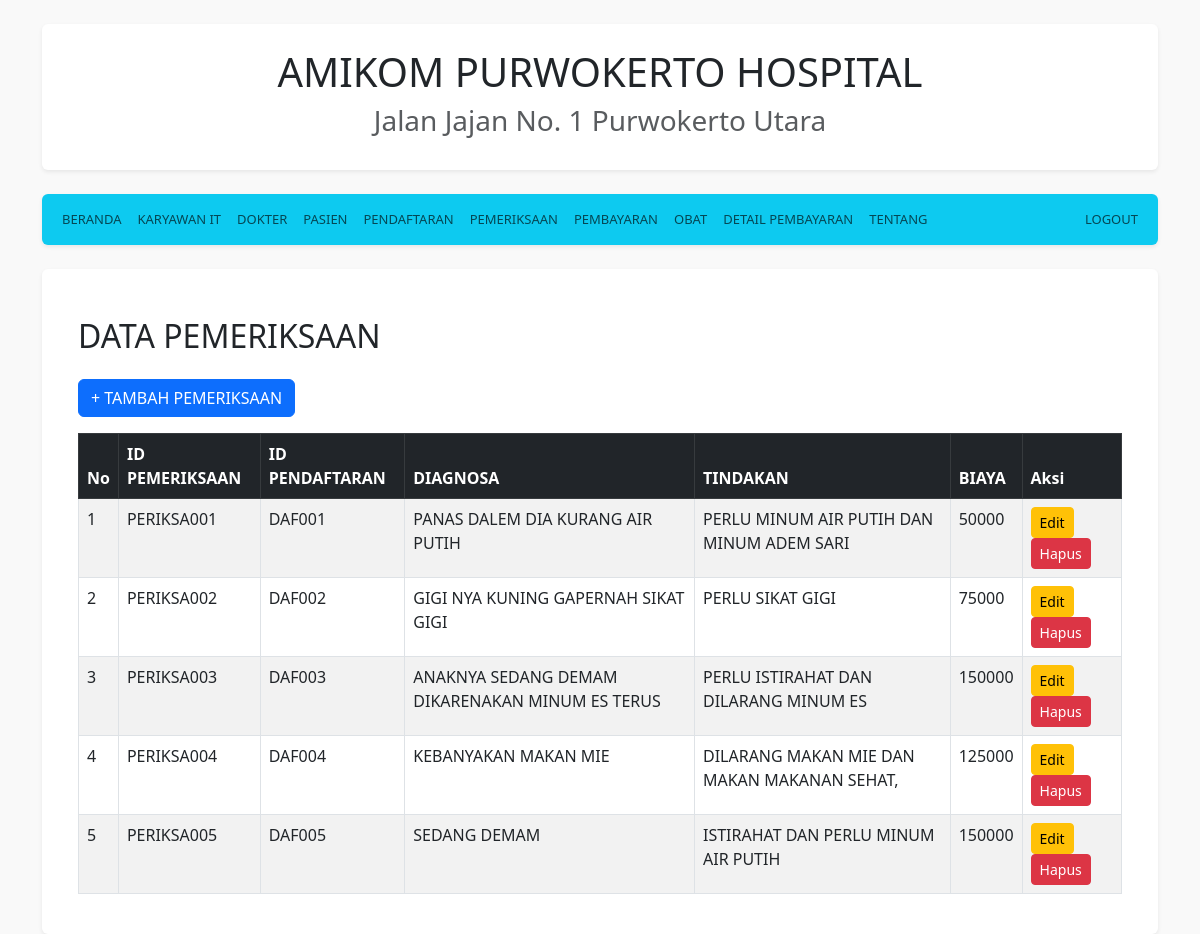
The app's page /home.php?page=pemeriksaan (signed in) with its own data.
### tables this page shows
CREATE TABLE `tbpemeriksaan` (
  `idPemeriksaan` varchar(10) NOT NULL,
  `idPendaftaran` varchar(10) DEFAULT NULL,
  `diagnosa` varchar(100) DEFAULT NULL,
  `tindakan` varchar(100) DEFAULT NULL,
  `biaya` int(11) DEFAULT NULL
);

### views/pemeriksaan.php (the view, shortened to what this page needs)
<a href="./pages/tambah/pemeriksaan.php" class="btn btn-primary mb-3">+ TAMBAH PEMERIKSAAN</a>
<div class="table-responsive">
    <table class="table table-striped table-bordered">
        <thead class="table-dark">
            <tr>
                <th>No</th>
                <th>ID PEMERIKSAAN</th>
                <th>ID PENDAFTARAN</th>
                <th>DIAGNOSA</th>
                <th>TINDAKAN</th>
                <th>BIAYA</th>
                <th>Aksi</th>
            </tr>
        </thead>
        <tbody>
            <?php
            include 'koneksi.php';
            $no = 1;
            $data = mysqli_query($koneksi, "SELECT * FROM tbPemeriksaan ORDER BY idPemeriksaan");
            while($d = mysqli_fetch_array($data)){
            ?>
            <tr>
                <td><?php echo $no++; ?></td>
                <td><?php echo htmlspecialchars($d['idPemeriksaan']); ?></td>
                <td><?php echo htmlspecialchars($d['idPendaftaran']); ?></td>
                <td><?php echo htmlspecialchars($d['diagnosa']); ?></td>
                <td><?php echo htmlspecialchars($d['tindakan']); ?></td>
                <td><?php echo htmlspecialchars($d['biaya']); ?></td>
                <td>
                    <a href="./action/edit/pemeriksaan.php?idPemeriksaan=<?php echo $d['idPemeriksaan']; ?>" class="btn btn-warning btn-sm">Edit</a>
                    <a href="./action/hapus/pemeriksaan.php?idPemeriksaan=<?php echo $d['idPemeriksaan']; ?>" class="btn btn-danger btn-sm" onclick="return confirm('Apakah Anda yakin ingin menghapus data ini?');">Hapus</a>
                </td>
            </tr>
            <?php
            }
            ?>
        </tbody>
    </table>
</div>
<?php
include 'template.php';
?>

### home.php (style rules this page uses)
body { background-color: #f9f9f9; font-size: 16px; color: #444; }

### views/template.php (style rules this page uses)
body { background-color: #f9f9f9; }

### records on screen
tbpemeriksaan: idPemeriksaan "PERIKSA001", idPendaftaran "DAF001", diagnosa "PANAS DALEM DIA KURANG AIR PUTIH", tindakan "PERLU MINUM AIR PUTIH DAN MINUM ADEM SARI", biaya "50000"
tbpemeriksaan: idPemeriksaan "PERIKSA002", idPendaftaran "DAF002", diagnosa "GIGI NYA KUNING GAPERNAH SIKAT GIGI", tindakan "PERLU SIKAT GIGI", biaya "75000"
tbpemeriksaan: idPemeriksaan "PERIKSA003", idPendaftaran "DAF003", diagnosa "ANAKNYA SEDANG DEMAM DIKARENAKAN MINUM ES TERUS", tindakan "PERLU ISTIRAHAT DAN DILARANG MINUM ES", biaya "150000"
tbpemeriksaan: idPemeriksaan "PERIKSA004", idPendaftaran "DAF004", diagnosa "KEBANYAKAN MAKAN MIE", tindakan "DILARANG MAKAN MIE DAN MAKAN MAKANAN SEHAT,", biaya "125000"
tbpemeriksaan: idPemeriksaan "PERIKSA005", idPendaftaran "DAF005", diagnosa "SEDANG DEMAM", tindakan "ISTIRAHAT DAN PERLU MINUM AIR PUTIH", biaya "150000"

### other values on screen
$title "DATA PEMERIKSAAN"
